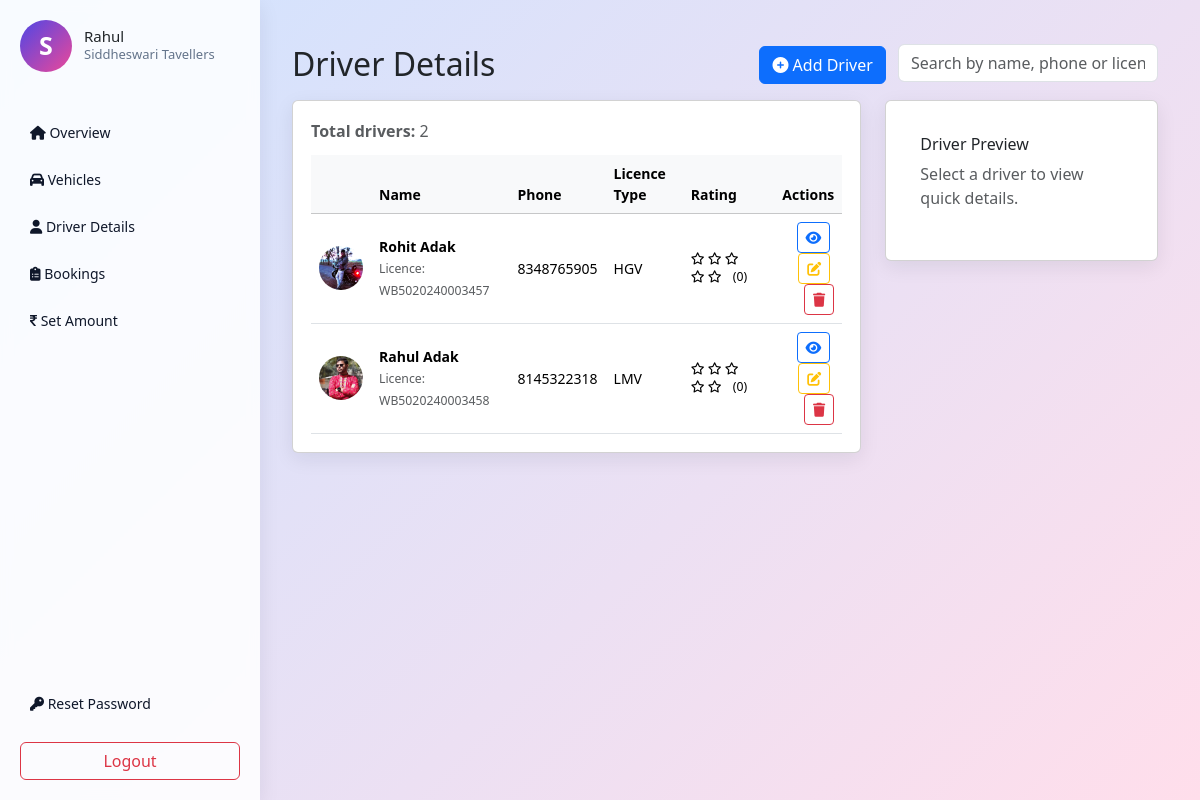
/agency/driver/ (signed in), run on the app's committed database.
### agency/models.py (models this page shows, shortened)
class Driver(models.Model):
    agency = models.ForeignKey('Agency', on_delete=models.CASCADE, related_name='drivers', null=True, blank=True)
    driver_name = models.CharField(max_length=50)
    driver_img = models.ImageField(upload_to='Driver_images')
    driver_dob = models.DateField(null=True, blank=True)
    driver_age = models.IntegerField(null=True, blank=True)
    driver_phone = models.CharField(max_length=10)
    licence_number = models.CharField(max_length=20)
    licence_type = models.CharField(max_length=10, choices=Licence_Type)
    validity = models.DateField()
    licence_file = models.FileField(upload_to='Licence_files', null=True, blank=True)
    notes = models.TextField(null=True, blank=True)
    created_at = models.DateTimeField(auto_now_add=True)

### agency/views.py (the view)
# urls.py: path('driver/', driver, name='driver'),
@login_required(login_url='login')
def driver(request):
    agency = getattr(request.user, "agency", None)
    if not agency:
        messages.info(request, "You don't have an agency profile yet.")
        driver = Driver.objects.none()
    else:
        driver = Driver.objects.filter(agency=agency).order_by('-id')
    return render(request, 'drivers.html', {'driver': driver})

### agency/templates/drivers.html (shortened to what this page needs)
{% extends 'dashboard.html' %}
{% load static %}
{% block main-content %}
<main class="main">
    <div class="container py-4">
        <div class="d-flex justify-content-between align-items-center mb-3">
            <h2 class="mb-0">Driver Details</h2>
            <div>
                <button id="add-driver-btn" class="btn btn-primary me-2" data-bs-toggle="modal" data-bs-target="#addDriverModal"><i class="fas fa-plus-circle"></i> Add Driver</button>
                <input id="searchDriver" class="form-control d-inline-block" style="width:260px;" placeholder="Search by name, phone or licence">
            </div>
        </div>
        <div class="row">
            <div class="col-lg-8">
                <div class="card mb-3">
                    <div class="card-body p-0">
                        <div class="table-responsive">
                            <table class="table table-hover mb-0 align-middle">
                                <thead class="table-light">
                                    <div class="medium text-muted"><strong>Total drivers: </strong>{{ driver|length }}</div>
                                    <tr>
                                        <th style="width:56px;"></th>
                                        <th>Name</th>
                                        <th>Phone</th>
                                        <th>Licence Type</th>
                                        <th>Rating</th>
                                        <th class="text-end">Actions</th>
                                    </tr>
                                </thead>
                                <tbody id="driversTable">
                                    {% for d in driver %}
                                    <tr data-driver-id="{{ d.id }}">
                                        <td>
                                            {% if d.driver_img %}
                                                <img src="{{ d.driver_img.url }}" class="rounded-circle" alt="Driver Image" style="width:44px;height:44px;object-fit:cover;">
                                            {% else %}
                                                <div class="rounded-circle bg-secondary text-white d-flex justify-content-center align-items-center" style="width:44px;height:44px;font-weight:600;">
                                                    {{ d.driver_name|slice:":1"|upper }}
                                                </div>
                                            {% endif %}
                                        </td>
                                        <td>
                                            <div><strong>{{ d.driver_name }}</strong></div>
                                            <small class="text-muted">Licence: {{ d.licence_number }}</small>
                                        </td>
                                        <td>{{ d.driver_phone }}</td>
                                        <td>{% if d.licence_type %}
                                                {{ d.licence_type }}
                                            {% else %}
                                                <span class="text-muted">--</span>{% endif %}</td>
                                        <td>
                                            <div class="small">
                                                {% for i in "12345" %}
                                                {% if forloop.counter <= d.rating|default:0 %}
                                                    <i class="fas fa-star"></i>
                                                {% else %}
                                                    <i class="far fa-star"></i>
                                                {% endif %}
                                                {% endfor %}
                                                <span class="ms-2">({{ d.rating|default:0 }})</span>
                                            </div>
                                        </td>
                                        <td class="text-end">
                                            <button class="btn btn-sm btn-outline-primary me-1" onclick="showDriverPreview(this)"
                                                data-name="{{ d.driver_name }}"
                                                data-phone="{{ d.driver_phone }}"
                                                data-age="{{ d.driver_age|default:'' }}"
                                                data-dob="{{ d.driver_dob|date:'Y-m-d'|default:'' }}"
                                                data-licenceno="{{ d.licence_number }}"
                                                data-licencetype="{{ d.licence_type }}"
                                                data-validity="{{ d.validity|date:'Y-m-d'|default:'' }}"
                                                data-salary="{{ d.salary|default:'Not Set' }}"
                                                data-status="{% if d.authorized_vehicles.first %}Assigned{% else %}Available{% endif %}"
                                                data-img="{% if d.driver_img %}{{ d.driver_img.url }}{% endif %}"
                                                data-licencefile="{% if d.licence_file %}{{ d.licence_file.url }}{% endif %}">
                                            <i class="fas fa-eye"></i>
                                        </button>
                                            <button class="btn btn-sm btn-outline-warning me-1" data-bs-toggle="modal" data-bs-target="#editDriverModal" data-driver-id="{{ d.id }}"><i class="fas fa-edit"></i></button>
                                            <button class="btn btn-sm btn-outline-danger" onclick="confirmDelete('driver', {{ d.id }})"><i class="fas fa-trash"></i></button>
                                        </td>
                                    </tr>
                                    {% empty %}
                                    <tr><td colspan="6" class="text-center py-4">No drivers found.</td></tr>
                                    {% endfor %}
                                </tbody>
                            </table>
                        </div>
                    </div>
                </div>
            </div>
            <div class="col-lg-4">
                <div class="card">
                    <div class="card-body" id="selectedDriverCard">
                        <h6 class="card-title">Driver Preview</h6>
                        <p id="noSelection" class="text-muted">Select a driver to view quick details.</p>
                    </div>
                </div>
            </div>
        </div>
    </div>
</main>
{% endblock main-content %}

### agency/templates/dashboard.html (shortened to what this page needs)
{% load static %}
<!Doctype html>
<html lang="en">
<head>
    <link rel="stylesheet" href="/static/css/dashboard.css">
    <link href="https://cdn.jsdelivr.net/npm/bootstrap@5.3.2/dist/css/bootstrap.min.css" rel="stylesheet">
    <link href="https://cdnjs.cloudflare.com/ajax/libs/font-awesome/6.5.0/css/all.min.css" rel="stylesheet">
    <link rel="stylesheet" href="https://cdnjs.cloudflare.com/ajax/libs/font-awesome/4.7.0/css/font-awesome.min.css">
</head>
<body>
    <div class="app">
        <aside class="sidebar">
            <div class="brand">
                <div class="avatar">{{ user.first_name|default:user.username|slice:":1"|upper }}</div>
                <div class="user">
                    <h4>{{ user.username }}</h4>
                    <p>{{ user.first_name }}</p>
                </div>
            </div>
            <nav>
                <a href="{% url "dashboard_home" %}"><i class="fas fa-home"></i> Overview</a>
                <a href="{% url "vehicles" %}"><i class="fas fa-car"></i> Vehicles</a>
                <a href="{% url "driver" %}"><i class="fas fa-user"></i> Driver Details</a>
                <a href="{% url "bookings" %}"><i class="fas fa-clipboard-list"></i> Bookings</a>
                <a href="{% url "set_amount" %}"><i class="fa fa-rupee"></i> Set Amount</a>
            </nav>
            <div class="bottom-links">
                <a href="#" class="settings-link" data-bs-toggle="modal" data-bs-target="#forgetPasswordModal"><i class="fas fa-key"></i> Reset Password</a>
                <a onclick="window.location.href='{% url 'logout' %}'" class="btn btn-outline-danger logout-btn">Logout</a>
            </div>
        </aside>
        {% block main-content %}
        {% endblock main-content %}
    </div>
</body>
</html>

### static/css/dashboard.css (style rules this page uses)
html, body { height: 100%; width: 100%; margin: 0; padding: 0; font-family: Inter, ui-sans-serif, system-ui, -apple-system, "Segoe UI", Roboto, "Helvetica Neue", Arial; font-size: 16px; background: linear-gradient(135deg, #d0e3ff 0%, #ffdeeb 100%); color: #0f172a; box-sizing: border-box; }
.app { display: grid; grid-template-columns: 260px 1fr; gap: 20px; }
.sidebar { background: rgba(255,255,255,0.85); backdrop-filter: blur(6px); padding: 20px; box-shadow: 0 6px 20px rgba(15,23,42,0.08); height: calc(100vh - 96px); position: sticky; height: 100vh; top:0; display: flex; flex-direction: column; }
.brand { display: flex; gap: 12px; align-items: center; }
.avatar { width: 52px; height: 52px; border-radius: 50%; background: linear-gradient(135deg, #4f46e5, #ec4899); display: flex; align-items: center; justify-content: center; color: #ffffff; font-weight: 700; font-size: 25px; }
.user h4 { margin: 0; font-size: 15px; }
.user p { margin: 0; color: #64748b; font-size: 13px; }
nav { margin-top: 40px; }
nav a, .settings-link { display: block; padding: 10px; border-radius: 10px; color: #0f172a; text-decoration: none; margin-bottom: 6px; font-size: 14px; }
.bottom-links { margin-top: auto; display: flex; flex-direction: column; gap: 12px; padding-top: 15px; }
.logout-btn { border-radius: 8px; padding: 8px 12px; font-weight: 600; }
main { margin: 20px 30px 20px 0; display: flex; flex-direction: column; gap: 18px; }
.card { background: #ffffff; padding: 18px; border-radius: 12px; box-shadow: 0 6px 20px rgba(15,23,42,0.08); flex: 1; }
table { width: 100%; border-collapse: collapse; margin-top: 12px; }
th, td { padding: 10px; text-align: left; border-bottom: 1px solid #f1f5f9; font-size: 14px; }
th { color: #64748b; font-weight: 600; }
.btn { display: inline-block; padding: 10px 14px; border-radius: 10px; text-decoration: none; font-weight: 600; }

### data on the page
Driver: driver_img (picture), driver_name "Rohit Adak", licence_number "WB5020240003457", driver_phone "8348765905", licence_type "HGV", rating "0"
Driver: driver_img (picture), driver_name "Rahul Adak", licence_number "WB5020240003458", driver_phone "8145322318", licence_type "LMV", rating "0"

### other printed values
{{ user.first_name|default:user.username|slice:":1"|upper }} "S"
{{ user.username }} "Rahul"
{{ user.first_name }} "Siddheswari Tavellers"
{{ driver|length }} "2"
